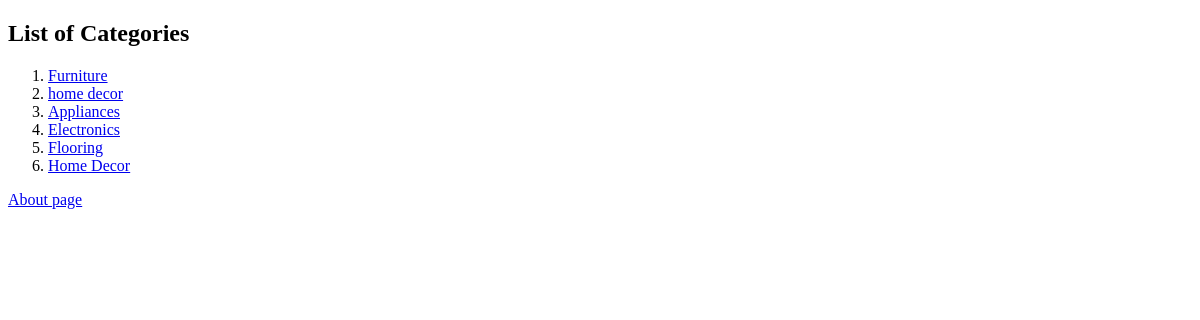
/myapp/, run on an earlier commit of the app's database.
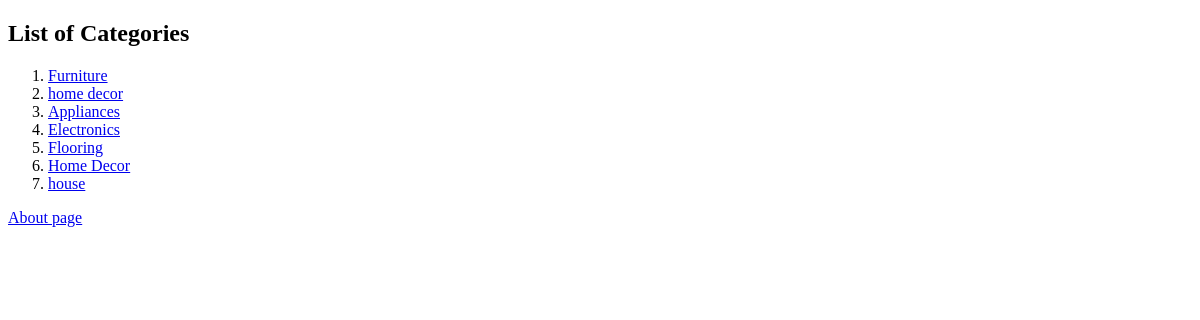
And on a later commit of the database.
### myapp/models.py (models this page shows, shortened)
class Category(models.Model):
    name = models.CharField(max_length=200)
    warehouse = models.CharField(max_length=200, default='')

### myapp/views.py (the view)
# urls.py: path('', views.index, name='index'),
def index(request):
    cat_list = Category.objects.all().order_by('id')[:10]
    return render(request, 'myapp/index0.html', {'cat_list': cat_list})

### myapp/templates/myapp/index0.html (shortened to what this page needs)
<!DOCTYPE html>
<html>
<head lang="en">
</head>
<body>
    {% if cat_list %}
        <h2>List of Categories</h2>
        <ol>
            {% for cat in cat_list %}
                <li>
                  <a href="{% url 'myapp:detail' cat.id %}">{{ cat.name }}</a>
                </li>
            {% endfor %}
        </ol>
    {% else %}
        <strong>There are no available categories!</strong>
    {% endif %}
    <p><a href="{% url 'myapp:about' %}">About page</a></p>
</body>
</html>

What changed in the data, as far as the page shows it:
added Category: name "house"
